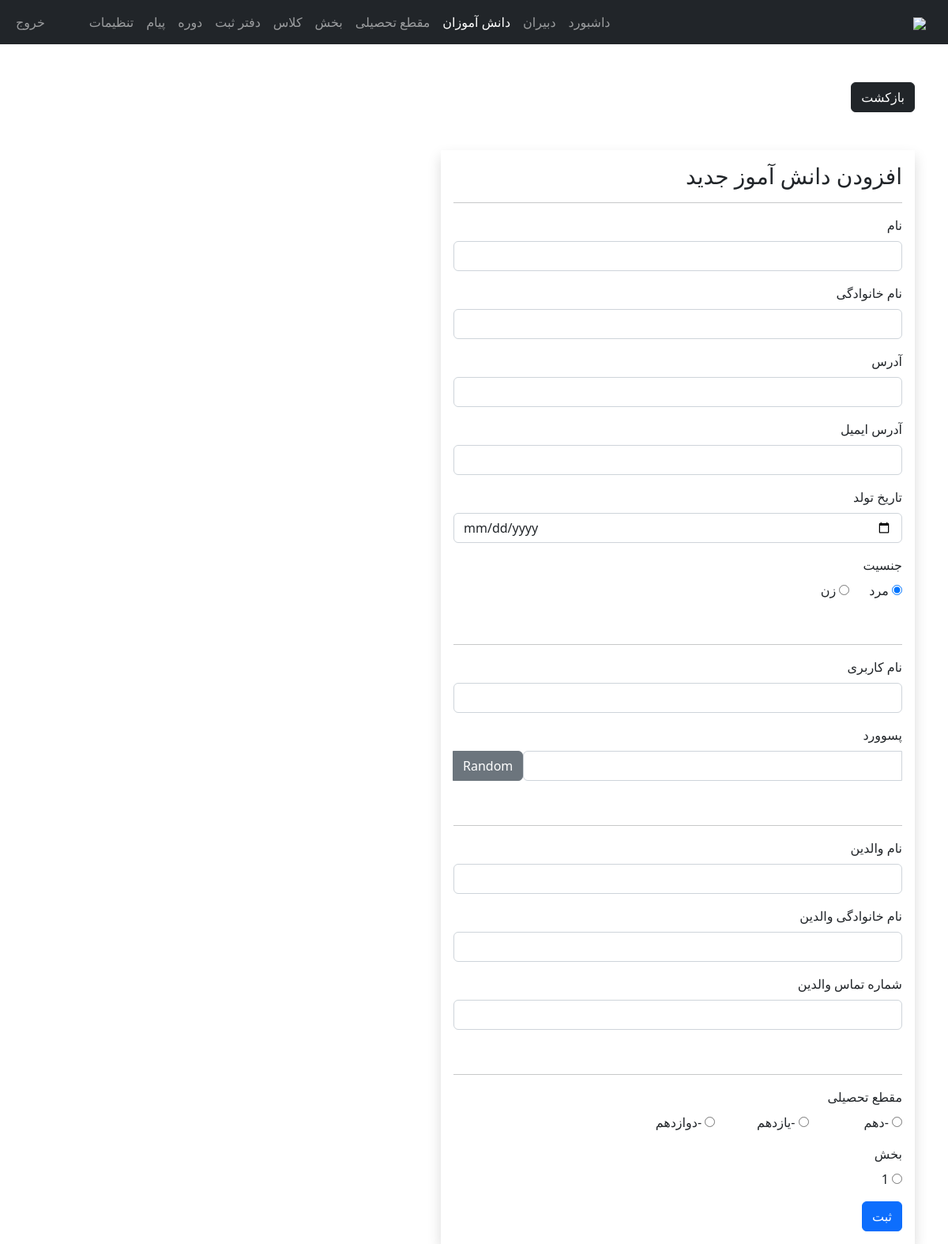
Screenshot of /admin/student-add.php (signed in) with the database file from the repository.
### tables this page shows
CREATE TABLE `grades` (
  `grade_id` int(11) NOT NULL,
  `grade` varchar(31) NOT NULL,
  `grade_code` varchar(7) NOT NULL
);

CREATE TABLE `section` (
  `section_id` int(11) NOT NULL,
  `section` varchar(7) NOT NULL
);

### admin/data/grade.php (called while the page is built, shortened)
<?php
function getAllGrades($conn){
   $sql = "SELECT * FROM grades";
   $stmt = $conn->prepare($sql);
   $stmt->execute();
   if ($stmt->rowCount() >= 1) {
     $grades = $stmt->fetchAll();
     return $grades;
   }else {
    return 0;
   }
}

### admin/data/section.php (called while the page is built, shortened)
<?php
function getAllSections($conn){
   $sql = "SELECT * FROM section";
   $stmt = $conn->prepare($sql);
   $stmt->execute();
   if ($stmt->rowCount() >= 1) {
     $sections = $stmt->fetchAll();
     return $sections;
   }else {
    return 0;
   }
}

### admin/student-add.php (the view, shortened to what this page needs)
<?php
if (
  isset($_SESSION['admin_id']) &&
  isset($_SESSION['role'])
) {
  if ($_SESSION['role'] == 'Admin') {
    include "../DB_connection.php";
    include "data/grade.php";
    include "data/section.php";
    $grades = getAllGrades($conn);
    $sections = getAllSections($conn);
    $fname = '';
    $lname = '';
    $uname = '';
    $address = '';
    $email = '';
    $pfn = '';
    $pln = '';
    $ppn = '';
?>
    <!DOCTYPE html>
    <html lang="fa" dir="rtl">
    <head>
      <link rel="stylesheet" href="https://cdn.jsdelivr.net/npm/bootstrap@5.2.0/dist/css/bootstrap.min.css">
      <link rel="stylesheet" href="../css/style.css">
      <link rel="stylesheet" href="https://cdnjs.cloudflare.com/ajax/libs/font-awesome/4.7.0/css/font-awesome.min.css">
    </head>
    <body>
      <?php
      include "inc/navbar.php";
      ?>
      <div class="container mt-5">
        <a href="student.php" class="btn btn-dark">بازکشت</a>
        <form method="post" class="shadow p-3 mt-5 form-w" action="req/student-add.php">
          <h3>افزودن دانش آموز جدید</h3>
          <hr>
          <div class="mb-3">
            <label class="form-label">نام</label>
            <input type="text" class="form-control" value="<?= $fname ?>" name="fname">
          </div>
          <div class="mb-3">
            <label class="form-label">نام خانوادگی</label>
            <input type="text" class="form-control" value="<?= $lname ?>" name="lname">
          </div>
          <div class="mb-3">
            <label class="form-label">آدرس</label>
            <input type="text" class="form-control" value="<?= $address ?>" name="address">
          </div>
          <div class="mb-3">
            <label class="form-label">آدرس ایمیل</label>
            <input type="text" class="form-control" value="<?= $email ?>" name="email_address">
          </div>
          <div class="mb-3">
            <label class="form-label">تاریخ تولد</label>
            <input type="date" class="form-control" name="date_of_birth">
          </div>
          <div class="mb-3">
            <label class="form-label">جنسیت</label><br>
            <input type="radio" value="Male" checked name="gender"> مرد
            &nbsp;&nbsp;&nbsp;&nbsp;
            <input type="radio" value="Female" name="gender"> زن
          </div><br>
          <hr>
          <div class="mb-3">
            <label class="form-label">نام کاربری</label>
            <input type="text" class="form-control" value="<?= $uname ?>" name="username">
          </div>
          <div class="mb-3">
            <label class="form-label">پسوورد</label>
            <div class="input-group mb-3">
              <input type="text" class="form-control" name="pass" id="passInput">
              <button class="btn btn-secondary" id="gBtn">
                Random</button>
            </div>
          </div><br>
          <hr>
          <div class="mb-3">
            <label class="form-label">نام والدین </label>
            <input type="text" class="form-control" value="<?= $pfn ?>" name="parent_fname">
          </div>
          <div class="mb-3">
            <label class="form-label">نام خانوادگی والدین </label>
            <input type="text" class="form-control" value="<?= $pln ?>" name="parent_lname">
          </div>
          <div class="mb-3">
            <label class="form-label">شماره تماس والدین </label>
            <input type="text" class="form-control" value="<?= $ppn ?>" name="parent_phone_number">
          </div><br>
          <hr>
          <div class="mb-3">
            <label class="form-label">مقطع تحصیلی</label>
            <div class="row row-cols-5">
              <?php foreach ($grades as $grade) : ?>
                <div class="col">
                  <input type="radio" name="grade" value="<?= $grade['grade_id'] ?>">
                  <?= $grade['grade_code'] ?>-<?= $grade['grade'] ?>
                </div>
              <?php endforeach ?>
            </div>
          </div>
          <div class="mb-3">
            <label class="form-label">بخش</label>
            <div class="row row-cols-5">
              <?php foreach ($sections as $section) : ?>
                <div class="col">
                  <input type="radio" name="section" value="<?= $section['section_id'] ?>">
                  <?= $section['section'] ?>
                </div>
              <?php endforeach ?>
            </div>
          </div>
          <button type="submit" class="btn btn-primary">ثبت</button>
        </form>
      </div>
    </body>
    </html>
<?php
  } else {
    header("Location: ../login.php");
    exit;
  }
} else {
  header("Location: ../login.php");
  exit;
}
?>

### css/style.css (style rules this page uses)
.form-w { max-width: 600px; width: 100%; }

### rows the page displays
grades: grade "دهم"
grades: grade "یازدهم"
grades: grade "دوازدهم"
section: section "1"
